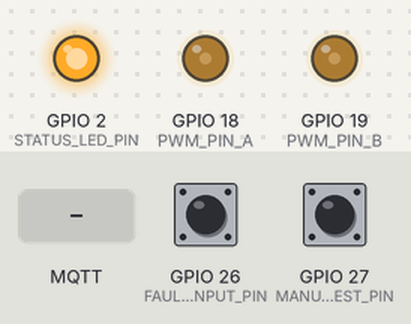
Simulated run of this program. Board: ESP32. On the bench: output pins drawn as LEDs (lit = HIGH). Dashed ring = blinking. The inputs (shaded band) are chosen by the test bench; at power-on: GPIO 26 (FAULT_INPUT_PIN) HIGH, GPIO 27 (MANUAL_TEST_PIN) HIGH. WiFi joins after 1.5 s; servers stay silent unless stated; no MQTT or app messages arrive unless stated; what the program prints to the serial monitor is not drawn.

Above: at 2.7 s.
2.8 s: GPIO 26 (FAULT_INPUT_PIN) pulled LOW for 0.15 s
At 3.37 s:
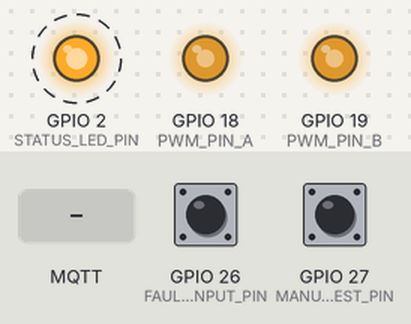
5.8 s: GPIO 27 (MANUAL_TEST_PIN) pulled LOW for 0.15 s
At 6.37 s:
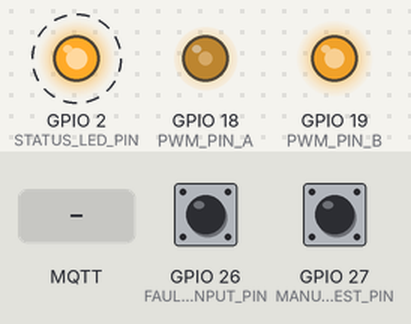
8.8 s: GPIO 27 (MANUAL_TEST_PIN) pulled LOW for 1 s
At 10.37 s:
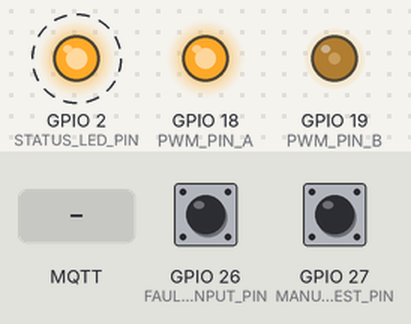
11.8 s: GPIO 27 (MANUAL_TEST_PIN) pulled LOW for 3.2 s
16.5 s: MQTT message "/luminaire/" arrives on the first subscribed topic
At 17.3 s:
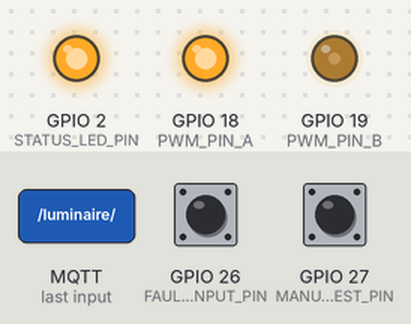
Timing chart, 0 to 19.5 s (numbered marks = the images above; inputs shaded):
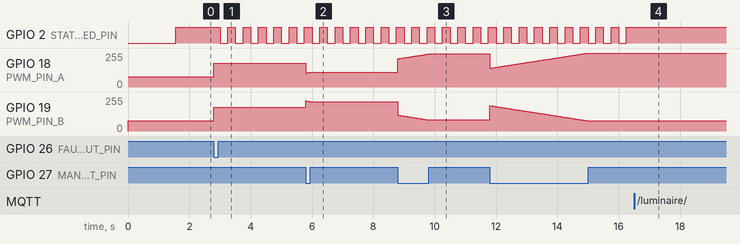

The program:

main.cpp
```cpp
#include <Arduino.h>
#include <ArduinoJson.h>
#include <PubSubClient.h>
#include <WiFi.h>

// ReLight-X Edge Controller Board prototype firmware.
// Replace these placeholders with lab Wi-Fi and broker values before flashing.
const char *WIFI_SSID = "YOUR_WIFI_SSID";
const char *WIFI_PASSWORD = "YOUR_WIFI_PASSWORD";
const char *MQTT_HOST = "192.168.1.10";
const uint16_t MQTT_PORT = 1883;

const char *BOARD_ID = "board-001";
const char *LUMINAIRE_A_ID = "P001-A";
const char *LUMINAIRE_B_ID = "P001-B";

const uint8_t PWM_PIN_A = 18;
const uint8_t PWM_PIN_B = 19;
const uint8_t STATUS_LED_PIN = 2;
const uint8_t MANUAL_TEST_PIN = 27;
const uint8_t FAULT_INPUT_PIN = 26;

const uint8_t PWM_CHANNEL_A = 0;
const uint8_t PWM_CHANNEL_B = 1;
const uint32_t PWM_FREQ_HZ = 5000;
const uint8_t PWM_RESOLUTION_BITS = 10;
const uint16_t PWM_MAX_DUTY = (1 << PWM_RESOLUTION_BITS) - 1;

const float SAFE_FALLBACK_BRIGHTNESS = 0.70f;
const unsigned long MQTT_TIMEOUT_MS = 30000;
const unsigned long TELEMETRY_PERIOD_MS = 5000;

WiFiClient wifiClient;
PubSubClient mqtt(wifiClient);

float brightnessA = 0.30f;
float brightnessB = 0.30f;
bool mqttHealthy = false;
bool localFault = false;
unsigned long lastMqttMessageMs = 0;
unsigned long lastTelemetryMs = 0;

float clampBrightness(float value) {
  if (value < 0.0f) return 0.0f;
  if (value > 1.0f) return 1.0f;
  return value;
}

void applyPwm(uint8_t channel, float brightness) {
  uint16_t duty = static_cast<uint16_t>(clampBrightness(brightness) * PWM_MAX_DUTY);
  ledcWrite(channel, duty);
}

void applyOutputs() {
  applyPwm(PWM_CHANNEL_A, brightnessA);
  applyPwm(PWM_CHANNEL_B, brightnessB);
}

void setLuminaireBrightness(const String &luminaireId, float value) {
  value = clampBrightness(value);
  if (luminaireId == LUMINAIRE_A_ID || luminaireId.endsWith("-A")) {
    brightnessA = value;
  }
  if (luminaireId == LUMINAIRE_B_ID || luminaireId.endsWith("-B")) {
    brightnessB = value;
  }
  applyOutputs();
}

void publishTelemetryFor(const char *luminaireId, float brightness) {
  StaticJsonDocument<384> doc;
  doc["board_id"] = BOARD_ID;
  doc["luminaire_id"] = luminaireId;
  doc["brightness"] = brightness;
  doc["pwm_duty_cycle"] = brightness;
  doc["simulated_output_voltage"] = brightness * 10.0f;
  doc["driver_temperature"] = 32.0f + brightness * 18.0f;
  doc["current_ma"] = 80.0f + brightness * 900.0f;
  doc["communication_health"] = mqttHealthy ? "ok" : "fallback";
  doc["fault_status"] = localFault ? "local_fault_input" : "ok";

  char payload[384];
  serializeJson(doc, payload);
  String topic = String("relightx/board/") + BOARD_ID + "/telemetry";
  mqtt.publish(topic.c_str(), payload);
}

void publishTelemetry() {
  publishTelemetryFor(LUMINAIRE_A_ID, brightnessA);
  publishTelemetryFor(LUMINAIRE_B_ID, brightnessB);
}

void handleCommand(const String &topic, const JsonDocument &doc) {
  const char *luminaireId = doc["luminaire_id"] | "";
  float brightness = doc["brightness"] | -1.0f;
  if (brightness < 0.0f) {
    brightness = doc["target_brightness"] | -1.0f;
  }
  if (brightness < 0.0f) {
    Serial.println("MQTT command ignored: missing brightness.");
    return;
  }

  String targetLuminaire = luminaireId;
  if (targetLuminaire.length() == 0) {
    if (topic.indexOf("/luminaire/") >= 0) {
      int start = topic.indexOf("/luminaire/") + 11;
      int end = topic.indexOf("/command", start);
      targetLuminaire = topic.substring(start, end);
    } else {
      targetLuminaire = LUMINAIRE_A_ID;
      setLuminaireBrightness(LUMINAIRE_B_ID, brightness);
    }
  }

  setLuminaireBrightness(targetLuminaire, brightness);
  Serial.printf("Brightness command %s -> %.2f\n", targetLuminaire.c_str(), brightness);
}

void mqttCallback(char *rawTopic, byte *payload, unsigned int length) {
  lastMqttMessageMs = millis();
  mqttHealthy = true;
  String topic = String(rawTopic);
  StaticJsonDocument<512> doc;
  DeserializationError error = deserializeJson(doc, payload, length);
  if (error) {
    Serial.printf("Invalid JSON on %s\n", rawTopic);
    return;
  }
  handleCommand(topic, doc);
}

void connectWifi() {
  if (WiFi.status() == WL_CONNECTED) return;
  Serial.printf("Connecting Wi-Fi SSID=%s\n", WIFI_SSID);
  WiFi.mode(WIFI_STA);
  WiFi.begin(WIFI_SSID, WIFI_PASSWORD);
  while (WiFi.status() != WL_CONNECTED) {
    delay(500);
    Serial.print(".");
  }
  Serial.printf("\nWi-Fi connected: %s\n", WiFi.localIP().toString().c_str());
}

void subscribeTopics() {
  String boardTopic = String("relightx/board/") + BOARD_ID + "/command";
  mqtt.subscribe(boardTopic.c_str());
  mqtt.subscribe("relightx/luminaire/+/command");
  Serial.printf("Subscribed to %s and relightx/luminaire/+/command\n", boardTopic.c_str());
}

void connectMqtt() {
  if (mqtt.connected()) return;
  mqtt.setServer(MQTT_HOST, MQTT_PORT);
  mqtt.setCallback(mqttCallback);
  String clientId = String("relightx-") + BOARD_ID;
  while (!mqtt.connected()) {
    Serial.printf("Connecting MQTT %s:%u\n", MQTT_HOST, MQTT_PORT);
    if (mqtt.connect(clientId.c_str())) {
      mqttHealthy = true;
      lastMqttMessageMs = millis();
      subscribeTopics();
      publishTelemetry();
    } else {
      mqttHealthy = false;
      Serial.printf("MQTT connection failed rc=%d; retrying\n", mqtt.state());
      delay(2000);
    }
  }
}

void applySafeFallbackIfNeeded() {
  localFault = digitalRead(FAULT_INPUT_PIN) == LOW;
  bool mqttTimedOut = (millis() - lastMqttMessageMs) > MQTT_TIMEOUT_MS;
  if (localFault || mqttTimedOut || !mqtt.connected()) {
    mqttHealthy = false;
    brightnessA = SAFE_FALLBACK_BRIGHTNESS;
    brightnessB = SAFE_FALLBACK_BRIGHTNESS;
    applyOutputs();
  }
}

void handleLocalTestMode() {
  if (digitalRead(MANUAL_TEST_PIN) == LOW) {
    float phase = (millis() % 5000) / 5000.0f;
    brightnessA = 0.30f + phase * 0.70f;
    brightnessB = 1.00f - phase * 0.70f;
    applyOutputs();
  }
}

void setup() {
  Serial.begin(115200);
  pinMode(STATUS_LED_PIN, OUTPUT);
  pinMode(MANUAL_TEST_PIN, INPUT_PULLUP);
  pinMode(FAULT_INPUT_PIN, INPUT_PULLUP);

  ledcSetup(PWM_CHANNEL_A, PWM_FREQ_HZ, PWM_RESOLUTION_BITS);
  ledcSetup(PWM_CHANNEL_B, PWM_FREQ_HZ, PWM_RESOLUTION_BITS);
  ledcAttachPin(PWM_PIN_A, PWM_CHANNEL_A);
  ledcAttachPin(PWM_PIN_B, PWM_CHANNEL_B);
  applyOutputs();

  connectWifi();
  connectMqtt();
}

void loop() {
  if (WiFi.status() != WL_CONNECTED) {
    mqttHealthy = false;
    connectWifi();
  }
  if (!mqtt.connected()) {
    connectMqtt();
  }

  mqtt.loop();
  handleLocalTestMode();
  applySafeFallbackIfNeeded();

  digitalWrite(STATUS_LED_PIN, mqttHealthy ? HIGH : (millis() / 250) % 2);

  if (millis() - lastTelemetryMs > TELEMETRY_PERIOD_MS) {
    lastTelemetryMs = millis();
    publishTelemetry();
  }
}
```

Measured:
- after the input at 2.8 s, GPIO 2 (STATUS_LED_PIN): alternates HIGH for 0.25 s and LOW for 0.25 s, starting after 0.20 s; GPIO 18 (PWM_PIN_A), GPIO 19 (PWM_PIN_B): 76/255 → 178/255 at once
- after the input at 5.8 s, GPIO 18 (PWM_PIN_A): 178/255 → 110/255 at once; GPIO 19 (PWM_PIN_B): 178/255 → 221/255 at once
- after the input at 8.8 s, GPIO 18 (PWM_PIN_A): moves from 110/255 to 248/255 over 1.0 s, starting at once; GPIO 19 (PWM_PIN_B): moves from 221/255 to 83/255 over 1.0 s, starting at once
- after the input at 16.5 s, GPIO 2 (STATUS_LED_PIN): stops changing and stays HIGH
